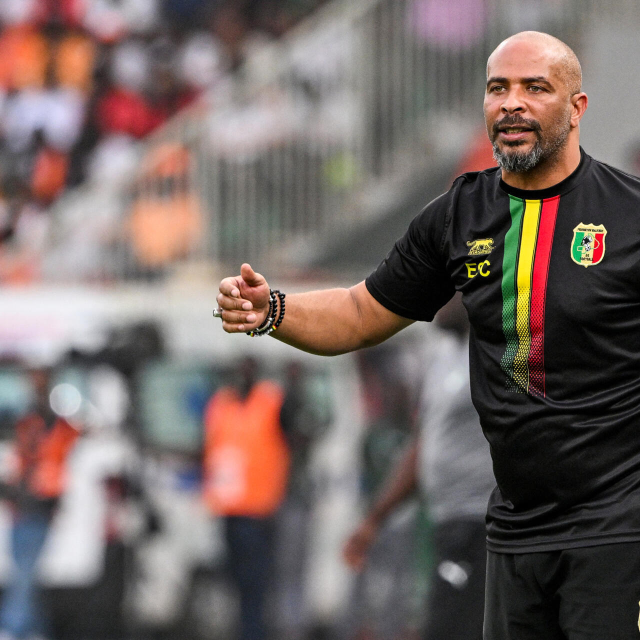
#> input picture visuels/photos/eric-chelle_original.jpg, 1280 x 1280 px (shown at 1/2 size)
$ python apercu_profil.py photos/eric-chelle_original.jpg out.png
#> lines starting #> are read from the running program, lines starting #| are printed output that depends on the picture
"""Aperçu « profil X » : la bannière avec la photo de profil posée par-dessus (rond centré en (217, 465), rayon 178, liseré),
pour vérifier que rien d'important n'est caché. usage : python3 apercu_profil.py <banniere.png> <sortie.png>"""
import sys
from PIL import Image, ImageDraw
b = Image.open(sys.argv[1]).convert('RGB').resize((1500, 500), Image.LANCZOS)
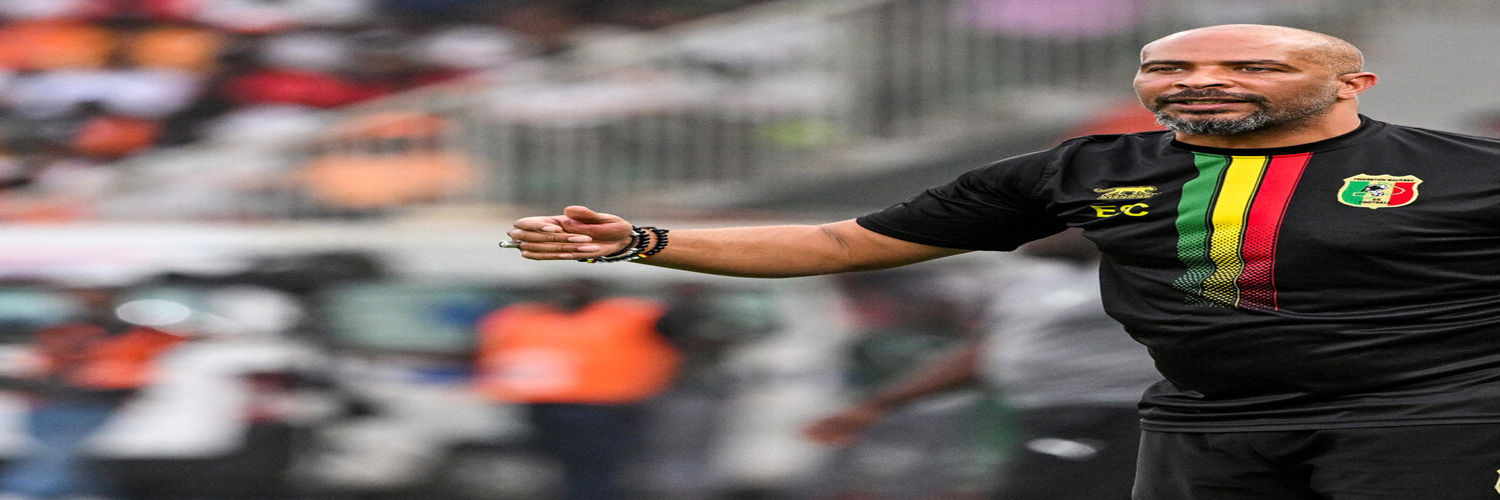
#> b: PIL image 1500x500 RGB; mean R, G, B 116.2, 102.8, 99.5
can = Image.new('RGB', (1500, 660), '#FFFFFF'); can.paste(b, (0, 0))
#> after `can = Image.new('RGB', (1500, 660), '#FFFFFF')`: can: PIL image 1500x660 RGB; every value is 255
#> after `can.paste(b, (0, 0))`:
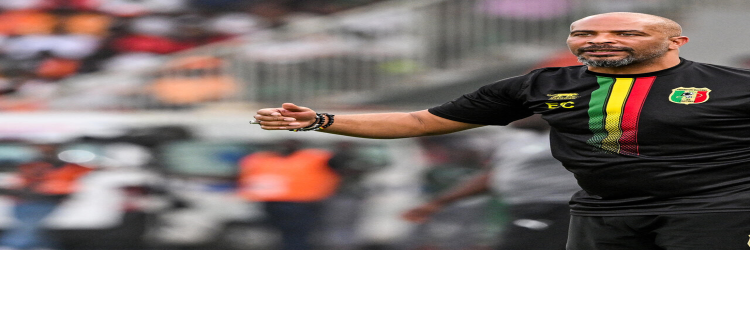
#> can: PIL image 1500x660 RGB (shown at 1/2 size); mean R, G, B 149.8, 139.7, 137.2
#> (the run stopped early here; a loop or call above may not have finished)

$ run again, on visuels/photos/105182.png
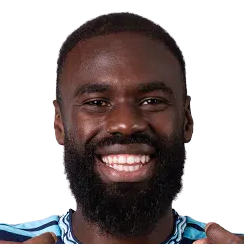
#> input picture visuels/photos/105182.png, 244 x 244 px
#> `b = Image.open(sys.argv[1]).convert('RGB').resize((1500, 500), Image.L..`:
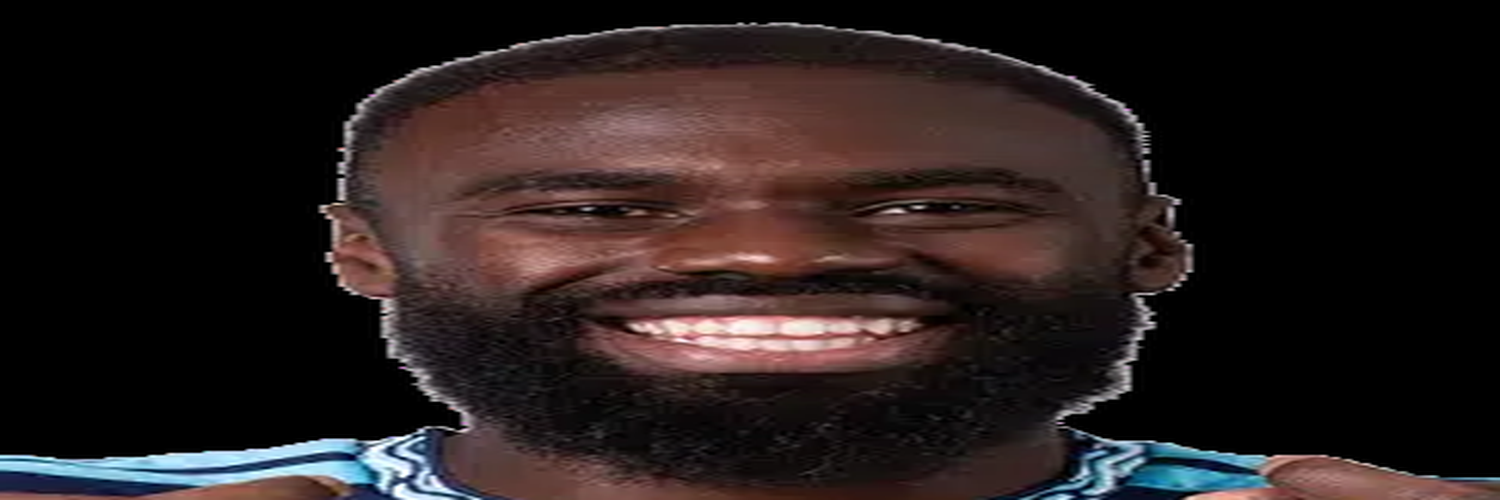
#> b: PIL image 1500x500 RGB; mean R, G, B 38.7, 29.5, 29
#> can: PIL image 1500x660 RGB; every value is 255
#> `can.paste(b, (0, 0))`:
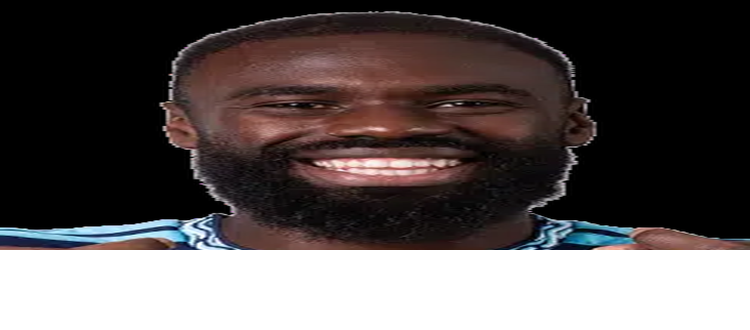
#> can: PIL image 1500x660 RGB (shown at 1/2 size); mean R, G, B 91.2, 84.1, 83.8

$ run again, on visuels/photos/11277.png
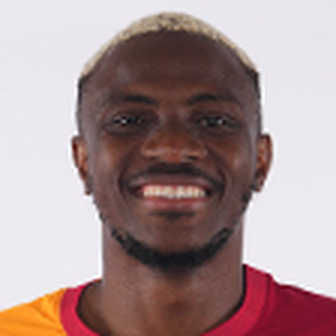
#> input picture visuels/photos/11277.png, 336 x 336 px
#> `b = Image.open(sys.argv[1]).convert('RGB').resize((1500, 500), Image.L..`:
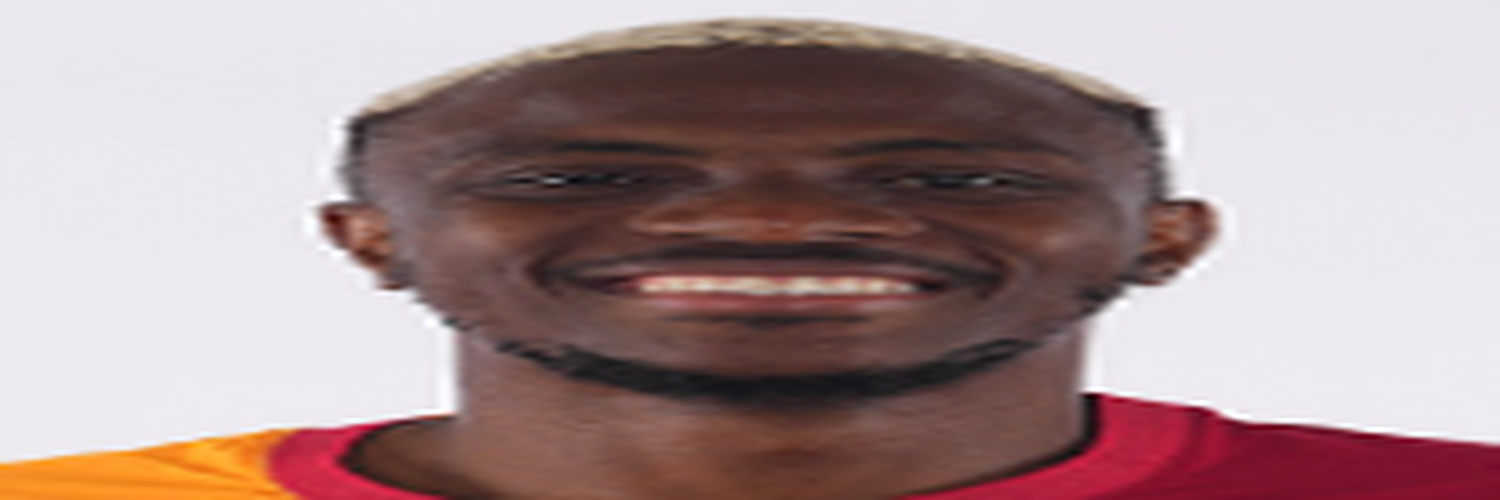
#> b: PIL image 1500x500 RGB; mean R, G, B 168.5, 145.5, 145.8
#> can: PIL image 1500x660 RGB; every value is 255
#> `can.paste(b, (0, 0))`:
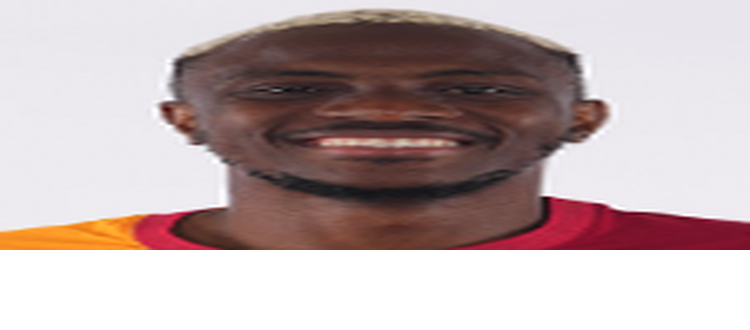
#> can: PIL image 1500x660 RGB (shown at 1/2 size); mean R, G, B 189.5, 172, 172.3
